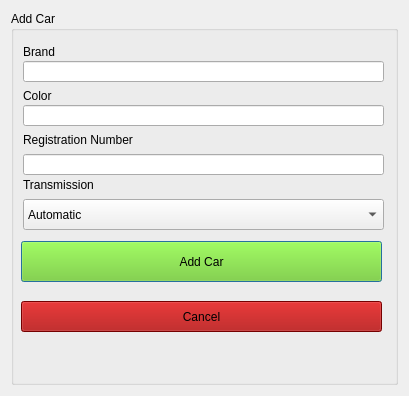
<?xml version="1.0" encoding="UTF-8"?>
<ui version="4.0">
 <class>addCarDialog</class>
 <widget class="QDialog" name="addCarDialog">
  <property name="geometry">
   <rect>
    <x>0</x>
    <y>0</y>
    <width>409</width>
    <height>396</height>
   </rect>
  </property>
  <property name="windowTitle">
   <string>Dialog</string>
  </property>
  <layout class="QHBoxLayout" name="horizontalLayout">
   <item>
    <widget class="QGroupBox" name="groupBox">
     <property name="title">
      <string>Add Car</string>
     </property>
     <widget class="QLabel" name="label_2">
      <property name="geometry">
       <rect>
        <x>12</x>
        <y>121</y>
        <width>358</width>
        <height>16</height>
       </rect>
      </property>
      <property name="text">
       <string>Registration Number</string>
      </property>
     </widget>
     <widget class="QLabel" name="label_3">
      <property name="geometry">
       <rect>
        <x>12</x>
        <y>77</y>
        <width>358</width>
        <height>16</height>
       </rect>
      </property>
      <property name="text">
       <string>Color</string>
      </property>
     </widget>
     <widget class="QLineEdit" name="addCarDialogRegistrationInput">
      <property name="geometry">
       <rect>
        <x>12</x>
        <y>143</y>
        <width>361</width>
        <height>21</height>
       </rect>
      </property>
     </widget>
     <widget class="QLineEdit" name="addCarDialogColorInput">
      <property name="geometry">
       <rect>
        <x>12</x>
        <y>94</y>
        <width>361</width>
        <height>21</height>
       </rect>
      </property>
     </widget>
     <widget class="QLabel" name="label">
      <property name="geometry">
       <rect>
        <x>12</x>
        <y>32</y>
        <width>41</width>
        <height>17</height>
       </rect>
      </property>
      <property name="text">
       <string>Brand</string>
      </property>
     </widget>
     <widget class="QLineEdit" name="addCarDialogBrandInput">
      <property name="geometry">
       <rect>
        <x>12</x>
        <y>50</y>
        <width>361</width>
        <height>21</height>
       </rect>
      </property>
     </widget>
     <widget class="QLabel" name="label_4">
      <property name="geometry">
       <rect>
        <x>12</x>
        <y>166</y>
        <width>358</width>
        <height>16</height>
       </rect>
      </property>
      <property name="text">
       <string>Transmission</string>
      </property>
     </widget>
     <widget class="QComboBox" name="addCarDialogTransmissionInput">
      <property name="geometry">
       <rect>
        <x>12</x>
        <y>188</y>
        <width>361</width>
        <height>31</height>
       </rect>
      </property>
      <item>
       <property name="text">
        <string>Automatic</string>
       </property>
      </item>
      <item>
       <property name="text">
        <string>Manual</string>
       </property>
      </item>
     </widget>
     <widget class="QPushButton" name="addCarDialogAddButton">
      <property name="geometry">
       <rect>
        <x>10</x>
        <y>230</y>
        <width>361</width>
        <height>41</height>
       </rect>
      </property>
      <property name="styleSheet">
       <string notr="true">background: rgb(115, 210, 22)</string>
      </property>
      <property name="text">
       <string>Add Car</string>
      </property>
     </widget>
     <widget class="QPushButton" name="addCarDialogCancelButton">
      <property name="geometry">
       <rect>
        <x>10</x>
        <y>290</y>
        <width>361</width>
        <height>31</height>
       </rect>
      </property>
      <property name="styleSheet">
       <string notr="true">background: rgb(164, 0, 0)</string>
      </property>
      <property name="text">
       <string>Cancel</string>
      </property>
     </widget>
     <widget class="QLabel" name="addCarDialogConfirmationMessage">
      <property name="geometry">
       <rect>
        <x>10</x>
        <y>340</y>
        <width>361</width>
        <height>31</height>
       </rect>
      </property>
      <property name="text">
       <string/>
      </property>
     </widget>
    </widget>
   </item>
  </layout>
 </widget>
 <resources/>
 <connections/>
</ui>
